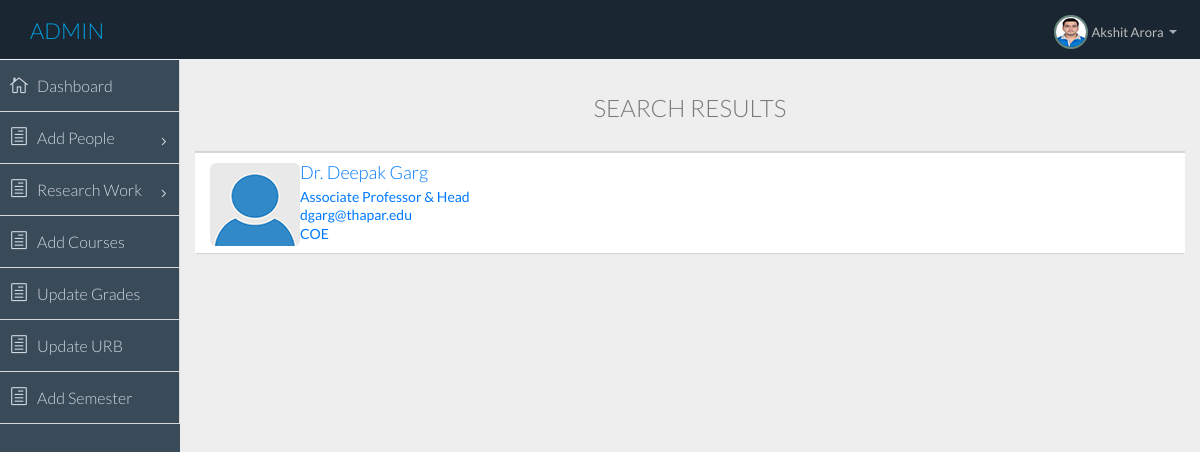
/admin/search_faculty.php?faculty_code=DG (signed in), run on an earlier commit of the app's database.
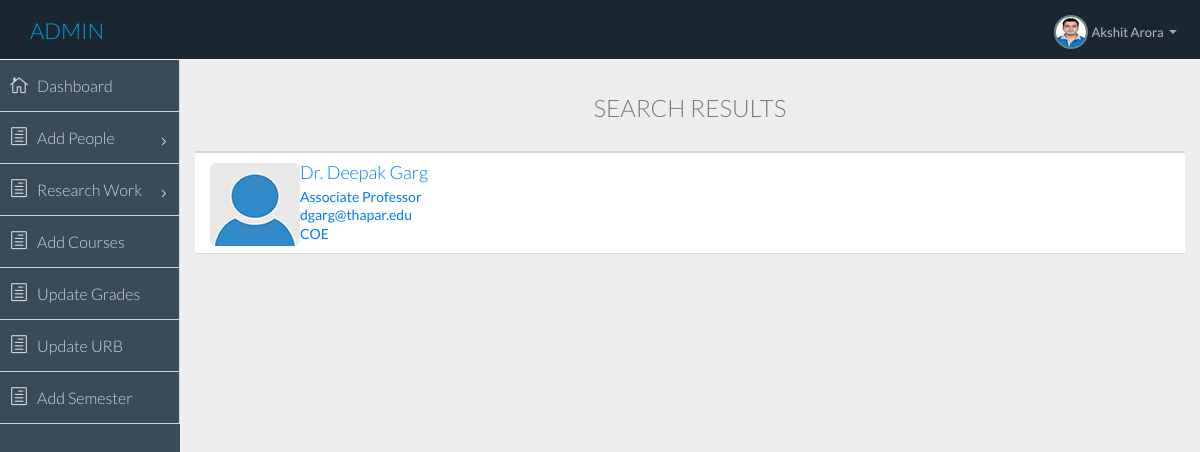
And on a later commit of the database.
### tables this page shows
CREATE TABLE IF NOT EXISTS `faculty` (
  `fid` int(11) NOT NULL,
  `department` varchar(4) NOT NULL,
  `fname` varchar(100) NOT NULL,
  `email` varchar(50) NOT NULL,
  `designation` varchar(300) NOT NULL,
  `r_int` varchar(200) NOT NULL,
  `url` varchar(200) NOT NULL,
  `dob` date NOT NULL,
  `phone` varchar(20) NOT NULL,
  `faculty_code` varchar(4) NOT NULL,
  `def` int(11) NOT NULL DEFAULT '1'
);

### admin/search_faculty.php (the view, shortened to what this page needs)
<?php session_start();error_reporting(0);
if($_SESSION["loggedin"]=="yes" && $_SESSION["role"]=="admin"){
    require 'header.php';$conn = new mysqli("localhost", "root", "","phd");
?>
  <body>
  <section id="container" class="">
      <?php require'topbar.php';?>
      <?php require 'sidebar.php';?>
      <section id="main-content">
          <section class="wrapper">
			  <div class="row">
				<div class="col-lg-12">
					<center><h3>SEARCH RESULTS</h3></center><br>
                  </div>
              </div>
              <div class="row">
<?php
    if( ( !isset($_GET["faculty_code"]) && !isset($_GET["fname"]) && !isset($_GET["phone"]) && !isset($_GET["email"]) && !isset($_GET["designation"]) && !isset($_GET["dob"])) || ( empty($_GET["faculty_code"]) && empty($_GET["fname"]) && empty($_GET["phone"]) &&  empty($_GET["email"]) && empty($_GET["designation"]) && empty($_GET["dob"]) ) ) {
        echo "<h4>&nbsp;&nbsp;&nbsp;&nbsp;No parameters to search</h4>";
} else {
        echo "<div class='col-sm-12 bootcards-list' id='list' data-title='students'>";
        $sql = "SELECT * from faculty WHERE def=1";
        if(isset($_GET["faculty_code"]) && !empty($_GET["faculty_code"]) ) {
            $sql .= " AND faculty_code LIKE '%".$_GET["faculty_code"]."%'";
        }
    if ($result=mysqli_query($conn,$sql))
    {
        echo "<div class='panel panel-default'>";
        echo "<div class='list-group'>";
  while ($row=mysqli_fetch_assoc($result))
    {
      echo "<a class='list-group-item' href='cinfo_2.php?f_code="; echo $row["faculty_code"]; echo "'>";
      echo "<img src='img/now/avatar1.png' class='img-rounded pull-left'/>
        <h4 class='list-group-item-heading'>";echo $row["fname"]; echo "</h4>";
      echo "<p class='list-group-item-text'>"; echo $row["designation"]; echo "</p>";
      echo "<p class='list-group-item-text'>"; echo $row["email"];  echo "</p>";
      echo "<p class='list-group-item-text'>"; echo $row["department"];  echo "</p>";
      echo "</a>";
    }
        echo "</div>";
        echo "</div>";
  mysqli_free_result($result); echo "</div>";
    }
    }
?>
              </div>
          </section>
      </section>
      </section>
  </body>
</html>
<?php
}
?>

### admin/header.php (shortened to what this page needs)
<!DOCTYPE html>
<html lang="en">
  <head>
    <link href="//cdnjs.cloudflare.com/ajax/libs/bootcards/1.1.1/css/bootcards-desktop.min.css" rel="stylesheet">
    <link href="css/bootstrap.min.css" rel="stylesheet">
    <link href="css/bootstrap-theme.css" rel="stylesheet">
    <link href="css/elegant-icons-style.css" rel="stylesheet" />
    <link href="css/font-awesome.min.css" rel="stylesheet" />
    <link href="css/style.css" rel="stylesheet">
    <link href="css/style-responsive.css" rel="stylesheet" />
  </head>

### admin/topbar.php (shortened to what this page needs)
<header class="header dark-bg">
            <div class="toggle-nav">
            </div>
            <a href="index.php" class="logo"><span class="lite">Admin</span></a>
           <div class="top-nav notification-row">
                <ul class="nav pull-right top-menu">
                    <li class="dropdown">
                        <a data-toggle="dropdown" class="dropdown-toggle" href="#">
                            <span class="profile-ava">
                                <img alt="" src="img/now/<?php      $path = "img/now/".$_SESSION["id"]."1_small.jpg";  if(file_exists($path)) {    echo $_SESSION["id"];} else {         echo "avatar";     }?>1_small.jpg">
                            </span>
                            <span class="username"><?php echo $_SESSION["name"];?></span>
                            <b class="caret"></b>
                        </a>
                    </li>
                </ul>
            </div>
      </header>

### admin/sidebar.php (shortened to what this page needs)
<aside>
    <div id="sidebar"  class="nav-collapse ">
        <ul class="sidebar-menu">
            <li>
                <a class="" href="index.php">
                    <i class="icon_house_alt"></i>
                    <span>Dashboard</span>
                </a>
            </li>
            <li class="sub-menu">
                <a class="" href="javascript:;">
                    <i class="icon_document_alt"></i>
                    <span>Add People</span>
                    <span class="menu-arrow arrow_carrot-right"></span>
                </a>
            </li>
            <li class="sub-menu">
                <a class="" href="javascript:;">
                    <i class="icon_document_alt"></i>
                    <span>Research Work</span>
                    <span class="menu-arrow arrow_carrot-right"></span>
                </a>
            </li>
            <li>
                <a class="" href="course.php">
                    <i class="icon_document_alt"></i>
                    <span>Add Courses</span>
                </a>
            </li>
            <li>
                <a class="" href="grade.php">
                    <i class="icon_document_alt"></i>
                    <span>Update Grades</span>
                </a>
            </li>
            <li>
                <a class="" href="urb.php">
                    <i class="icon_document_alt"></i>
                    <span>Update URB</span>
                </a>
            </li>
            <li>
                <a class="" href="sem.php">
                    <i class="icon_document_alt"></i>
                    <span>Add Semester</span>
                </a>
            </li>
        </ul>
    </div>
</aside>

What changed in the data, as far as the page shows it:
changed faculty "Dr. Deepak Garg": designation "Associate Professor & Head" → "Associate Professor"
